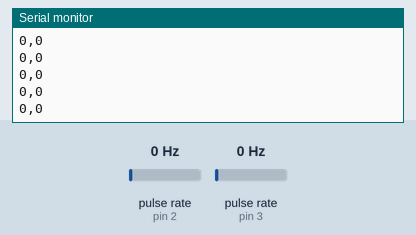
Bench run of a sketch on a simulated Arduino Uno, built with avr-gcc and run on an emulated ATmega328P. On the bench: the last lines printed to the serial monitor. Wiring (inferred from the names in the program): 2 × pulse sensor: data pin 2 / data pin 3. Inputs (shaded band) come from the test bench; at power-on: pulse rate (sensors on pin 2, pin 3) 0 Hz.

Above: at 1.2 s.
1.3 s: pulse rate (sensor on pin 2) set to 4 Hz
At 1.51 s:
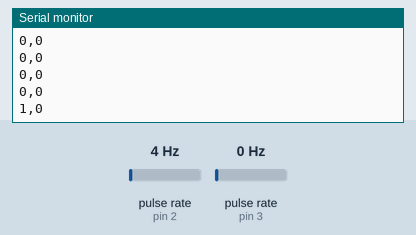
2.8 s: pulse rate (sensor on pin 3) set to 4 Hz
At 2.81 s:
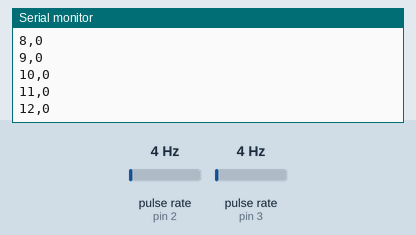
4.3 s: pulse rate (sensor on pin 2) set to 50 Hz
At 4.31 s:
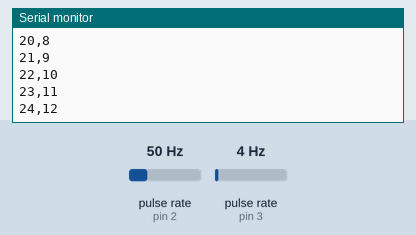
5.8 s: pulse rate (sensor on pin 3) set to 50 Hz
At 5.81 s:
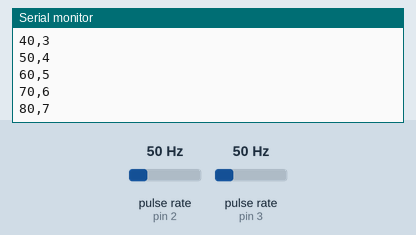
Timing chart, 0 to 8.3 s (numbered marks = the images above; inputs shaded):
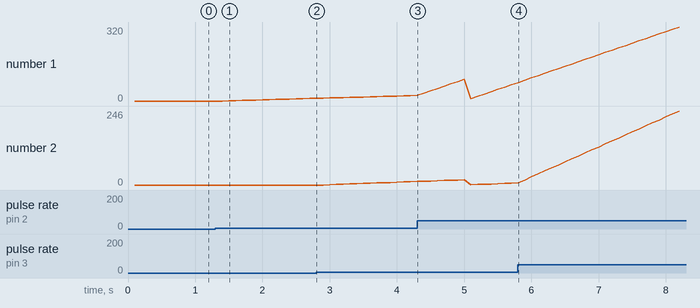

The sketch:

test_com.ino
```cpp
#define Encoder_output_1 2 // 첫 번째 엔코더의 인터럽트 핀 (Arduino의 2번 핀)
#define Encoder_output_2 3 // 두 번째 엔코더의 인터럽트 핀 (Arduino의 3번 핀)

volatile int count1 = 0;
volatile int count2 = 0;

void setup() {
  Serial.begin(9600); // baudrate 9600

  // 첫 번째 엔코더 핀 설정
  pinMode(Encoder_output_1, INPUT);

  // 두 번째 엔코더 핀 설정
  pinMode(Encoder_output_2, INPUT);

  // 첫 번째 엔코더 인터럽트 설정
  attachInterrupt(digitalPinToInterrupt(Encoder_output_1), Encoder_1, CHANGE);

  // 두 번째 엔코더 인터럽트 설정
  attachInterrupt(digitalPinToInterrupt(Encoder_output_2), Encoder_2, CHANGE);

  Serial.println("Setup complete"); // 디버깅 메시지 출력
}

void loop() {
  // 0.1초마다 펄스 카운트 값을 시리얼 모니터에 출력
  static unsigned long last_time = 0;
  static unsigned long reset_time = 0;
  unsigned long current_time = millis();

  if (current_time - last_time >= 100) { // 0.1초마다 실행
    String message = String(count1) + "," + String(count2); // 두 값을 쉼표로 구분하여 문자열로 변환
    Serial.println(message);

    last_time = current_time;
  }

  if (current_time - reset_time >= 5000) { // 5초마다 실행
    count1 = 0;
    count2 = 0;
    reset_time = current_time;
  }
}

// 첫 번째 엔코더 인터럽트 핸들러
void Encoder_1() {
  count1++;
}

// 두 번째 엔코더 인터럽트 핸들러
void Encoder_2() {
  count2++;
}
```

Measured:
- after the input at 1.3 s, the serial monitor: prints a new line after 0.20 s (image 1)
- plotted number 1: 0 → 11 after the input at 1.3 s, 23 → 70 after the input at 4.3 s
- plotted number 2: 6 → 246 after the input at 5.8 s
